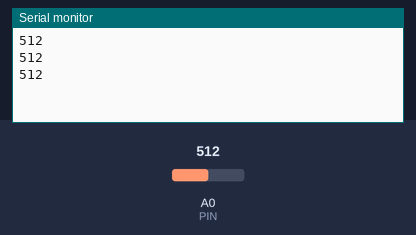
A sketch run on a simulated Arduino Uno, built with avr-gcc and run on an emulated ATmega328P. Shown: the last lines printed to the serial monitor. The test bench sets the inputs (shaded band); at power-on: A0 (PIN) = 512.

Above: at 1.3 s.
1.4 s: A0 (PIN) set to 716
At 1.9 s:
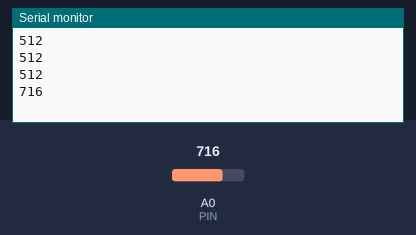
2.9 s: A0 (PIN) set to 900
At 3.4 s:
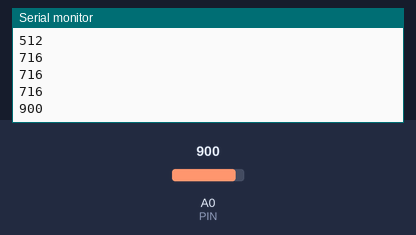
Timing chart, 0 to 5.9 s (numbered marks = the images above; inputs shaded):
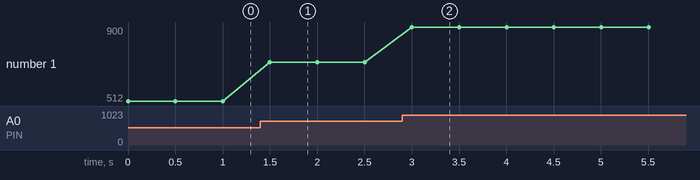

Measured:
- after the input at 1.4 s, the serial monitor: prints a new line after 0.10 s (image 1)
- after the input at 2.9 s, the serial monitor: prints a new line after 0.10 s (image 2)
- plotted number 1: 512 → 716 after the input at 1.4 s, 716 → 900 after the input at 2.9 s

The sketch:

pressureSensor.ino
```cpp
/*wiring:
5v-------pressure sensor--
                          |
                          |
analog in------------------
                          |
                          |
                     10k resistor
                          |
                          |
GND------------------------

*/

const int PIN = 0;

void setup(){
  Serial.begin(9600);
}
void loop(){
  int pressure_val = analogRead(PIN);
  Serial.println(pressure_val);
  delay(500);
}
```
